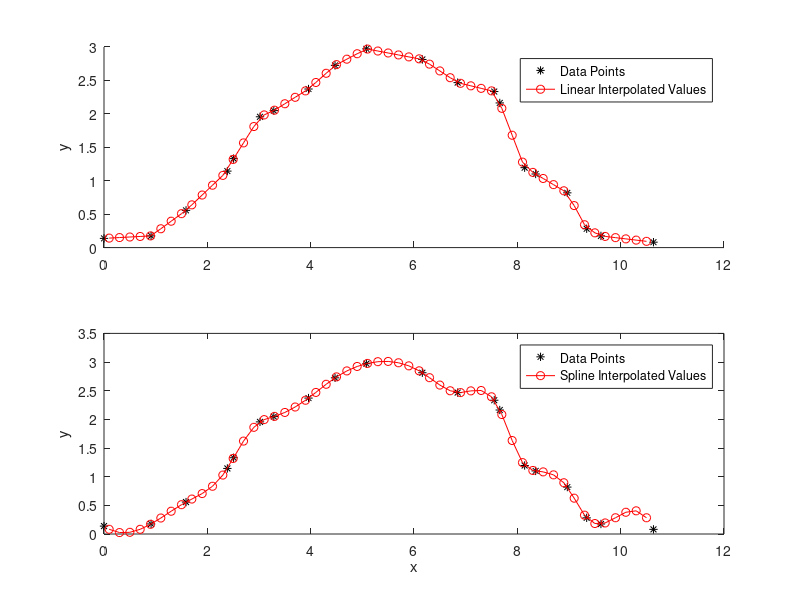

Write the MATLAB code that produced this figure. (Note: this script raises an error after producing the figure.)
%% ME C231A, EECS C220B, Problem Set #1, OPT1
% Follow this format to organize the script file which "manages" all of the
% tasks in producing HW1.  Conclude by *publishing* this file, and then
% printing the resulting html file to pdf.  Turn the pdf file
% (electronically) in via bCourses (more instructions later).

%% 4
f = ones(3,1);
A = [-1 0 0; 0 -1 0; 0 0 -1; -1 1 -1];
b = [-2;1;3;-4];
[x1,fval] = linprog(f,A,b);
f = ones(3,1);
A = [-1 1 -1];
b = -4;
LB = [2;-1;-3];
[x2,fval] = linprog(f,A,b,[],[],LB,[]);
% x1 and x2 are different local minimum with the same cost
%----------------------------------------------------------------------------
%----------------------------------------------------------------------------
%% 5
A=eye(5);
b=ones(5,1);
H = 2*A'*A;
f = -2*A'*b;
x_cls = quadprog(H, f, [eye(5);-eye(5)], [0.5*ones(5,1);0.5*ones(5,1)]);
x_ls = A\b; % get standard least-squares solution
x_ls(x_ls>0.5) = 0.5; % set any entries that are greater than 0.5 to 0.5
x_ls(x_ls<-0.5) = -0.5; % set any entries that are less than -0.5 to -0.5
% Compare performance (ie., cost function) to direct solution from QUADPROG
disp(norm(A*x_cls-b));
disp(norm(A*x_ls-b));
%Two methods has the same solution.
%----------------------------------------------------------------------------
%----------------------------------------------------------------------------
%% 6
%read
%----------------------------------------------------------------------------
%----------------------------------------------------------------------------
%% 7(a)
% |constantThrottleLinearSim| is autograded.  In this section, carry out
% the simulations, and format the plots nicely.
f3=figure(3);
set(f3,'name','HW2_7(a)','Numbertitle','off');
xData = cumsum([0 0.1+rand(1,19)]);
yData = [sort(3*rand(1,10)) fliplr(sort(3*rand(1,10)))];
xQuery = 0.1:0.2:max(xData);
yInterpLinear = interp1(xData, yData, xQuery);
yInterpSpline = interp1(xData, yData, xQuery, 'spline');
subplot(2,1,1)
hold on;
plot(xData, yData, 'k*', xQuery, yInterpLinear, '-or')
legend('Data Points', 'Linear Interpolated Values', 'Location','Best');
ylabel('y')
subplot(2,1,2)
plot(xData, yData, 'k*', xQuery, yInterpSpline, '-or')
legend('Data Points', 'Spline Interpolated Values', 'Location','Best');
xlabel('x')
ylabel('y')
box on;
hold off;
%% 7(c)
hold on;
f2=figure(2);
set(f2,'name','HW2_7(c))','Numbertitle','off');
p= bldgIdentification(RoomTempData(:,2), FanData(:,2), SupplyTempData(:,2));
NewRoomTemData=zeros(1,length(RoomTempData));
NewRoomTemData(1)=RoomTempData(1,2);
for k=1:length(RoomTempData)-1
    NewRoomTemData(k+1)=((1-p(1)*FanData(k,2))*RoomTempData(k,2) + p(2)*FanData(k,2)*SupplyTempData(k,2));   
end
plot(RoomTempData(:,1), RoomTempData(:,2),'r',RoomTempData(:,1), NewRoomTemData,'b');
datetick('x')
ylabel('RoomTemp');
box on;
hold off;
%% 8(b)
A1=[1,0;0,1];
b1=[0;-5];
Ainf=[1,0;0,1];
binf=[2;0];
Ac=[3,2;1,0;-1,0;0,1;0,-1];
bc=[-3;2;0;3;2];
[xOpt, J] = reg1Inf(A1, b1, Ainf, binf, Ac, bc);
%% Attribution
% Include you name, date and the class number.
% Zhipeng Yu ,2016/9/16 ME231A
fprintf('Zhipeng Yu ,2016/9/16 ME231A');
